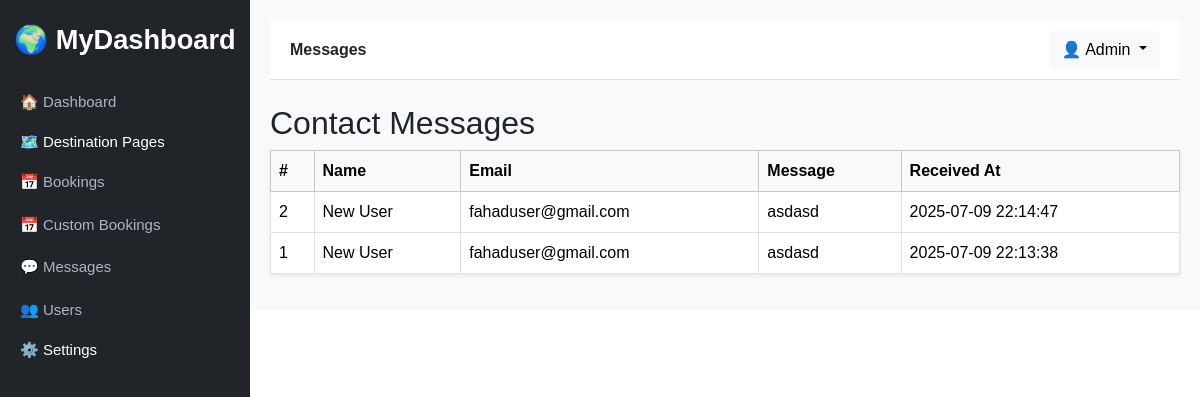
Screenshot of /admin/messages (signed in) with the database file from the repository.
### tables this page shows
CREATE TABLE IF NOT EXISTS `contact_messages` (
  `id` int NOT NULL AUTO_INCREMENT,
  `name` varchar(100) NOT NULL,
  `email` varchar(150) NOT NULL,
  `message` text NOT NULL,
  `created_at` timestamp NULL DEFAULT CURRENT_TIMESTAMP,
  PRIMARY KEY (`id`)
);

### index.php (called while the page is built, shortened)
<?php
$request = strtok($_GET['page'] ?? 'home', '?');
$path = "pages/$request.php";
$layout = 'layouts/main.php';
if (preg_match('/^admin\//', $request)) {
    $layout = 'layouts/admin.php';
} elseif (preg_match('/^user\//', $request)) {
    require_once 'includes/auth_user.php';
    $layout = 'layouts/admin.php';
} elseif (in_array($request, ['login', 'register'])) {
    require_once $path;
    exit;
}
require_once $layout;

### pages/admin/messages.php (the view)
<?php
require_once 'config/db.php';
$result = $conn->query("SELECT * FROM contact_messages ORDER BY created_at DESC");
?>
<h2>Contact Messages</h2>
<table class="table table-bordered table-hover bg-white shadow-sm">
    <thead class="table-light">
        <tr>
            <th>#</th>
            <th>Name</th>
            <th>Email</th>
            <th>Message</th>
            <th>Received At</th>
        </tr>
    </thead>
    <tbody>
        <?php while ($row = $result->fetch_assoc()): ?>
            <tr>
                <td><?= $row['id'] ?></td>
                <td><?= htmlspecialchars($row['name']) ?></td>
                <td><?= htmlspecialchars($row['email']) ?></td>
                <td><?= nl2br(htmlspecialchars($row['message'])) ?></td>
                <td><?= $row['created_at'] ?></td>
            </tr>
        <?php endwhile; ?>
    </tbody>
</table>

### layouts/admin.php (style rules this page uses)
body { font-family: 'Poppins', sans-serif; }

### rows the page displays
contact_messages: id "2", name "New User", email "fahaduser@gmail.com", message "asdasd", created_at "2025-07-09 22:14:47"
contact_messages: id "1", name "New User", email "fahaduser@gmail.com", message "asdasd", created_at "2025-07-09 22:13:38"

### other values shown
$pageTitle "Messages"
$_SESSION['user']['name'] "Admin"
